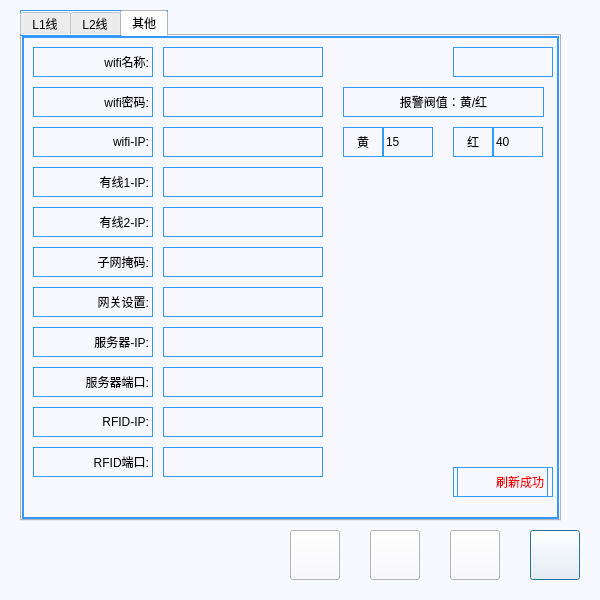
<?xml version="1.0" encoding="UTF-8"?>
<ui version="4.0">
 <class>settingsWindow</class>
 <widget class="QDialog" name="settingsWindow">
  <property name="geometry">
   <rect>
    <x>0</x>
    <y>0</y>
    <width>600</width>
    <height>600</height>
   </rect>
  </property>
  <property name="windowTitle">
   <string>Dialog</string>
  </property>
  <property name="styleSheet">
   <string notr="true">background-color: rgb(248, 248, 255);</string>
  </property>
  <widget class="QPushButton" name="but_close">
   <property name="geometry">
    <rect>
     <x>563</x>
     <y>0</y>
     <width>38</width>
     <height>38</height>
    </rect>
   </property>
   <property name="focusPolicy">
    <enum>Qt::NoFocus</enum>
   </property>
   <property name="styleSheet">
    <string notr="true">border-image: url(:/icon/close.bmp);</string>
   </property>
   <property name="text">
    <string/>
   </property>
   <property name="flat">
    <bool>true</bool>
   </property>
  </widget>
  <widget class="QTabWidget" name="tabWidget">
   <property name="geometry">
    <rect>
     <x>20</x>
     <y>10</y>
     <width>541</width>
     <height>511</height>
    </rect>
   </property>
   <property name="focusPolicy">
    <enum>Qt::NoFocus</enum>
   </property>
   <property name="styleSheet">
    <string notr="true">font: 14pt &quot;黑体&quot;;
border-width:1px; 
border-style:solid; 
border-color:rgb(51, 153, 255); 
margin-top: 0ex;</string>
   </property>
   <property name="currentIndex">
    <number>2</number>
   </property>
   <widget class="QWidget" name="tab">
    <attribute name="title">
     <string>L1线</string>
    </attribute>
    <widget class="QListWidget" name="listWidget">
     <property name="geometry">
      <rect>
       <x>0</x>
       <y>0</y>
       <width>540</width>
       <height>481</height>
      </rect>
     </property>
     <property name="styleSheet">
      <string notr="true">QListWidget::item{/*子项样式*/
height:40px;/*高度*/
}</string>
     </property>
    </widget>
   </widget>
   <widget class="QWidget" name="tab_2">
    <attribute name="title">
     <string>L2线</string>
    </attribute>
    <widget class="QListWidget" name="listWidget_2">
     <property name="geometry">
      <rect>
       <x>0</x>
       <y>0</y>
       <width>540</width>
       <height>481</height>
      </rect>
     </property>
     <property name="styleSheet">
      <string notr="true">QListWidget::item{/*子项样式*/
height:40px;/*高度*/
}</string>
     </property>
    </widget>
   </widget>
   <widget class="QWidget" name="tab_3">
    <attribute name="title">
     <string>其他</string>
    </attribute>
    <widget class="QLabel" name="label">
     <property name="geometry">
      <rect>
       <x>10</x>
       <y>10</y>
       <width>120</width>
       <height>30</height>
      </rect>
     </property>
     <property name="text">
      <string>wifi名称:</string>
     </property>
     <property name="alignment">
      <set>Qt::AlignRight|Qt::AlignTrailing|Qt::AlignVCenter</set>
     </property>
    </widget>
    <widget class="QLineEdit" name="ssid">
     <property name="geometry">
      <rect>
       <x>140</x>
       <y>10</y>
       <width>160</width>
       <height>30</height>
      </rect>
     </property>
    </widget>
    <widget class="QLineEdit" name="appswd">
     <property name="geometry">
      <rect>
       <x>140</x>
       <y>50</y>
       <width>160</width>
       <height>30</height>
      </rect>
     </property>
    </widget>
    <widget class="QLabel" name="label_2">
     <property name="geometry">
      <rect>
       <x>10</x>
       <y>50</y>
       <width>120</width>
       <height>30</height>
      </rect>
     </property>
     <property name="text">
      <string>wifi密码:</string>
     </property>
     <property name="alignment">
      <set>Qt::AlignRight|Qt::AlignTrailing|Qt::AlignVCenter</set>
     </property>
    </widget>
    <widget class="QLineEdit" name="ap_ip">
     <property name="geometry">
      <rect>
       <x>140</x>
       <y>90</y>
       <width>160</width>
       <height>30</height>
      </rect>
     </property>
    </widget>
    <widget class="QLabel" name="label_3">
     <property name="geometry">
      <rect>
       <x>10</x>
       <y>90</y>
       <width>120</width>
       <height>30</height>
      </rect>
     </property>
     <property name="text">
      <string>wifi-IP:</string>
     </property>
     <property name="alignment">
      <set>Qt::AlignRight|Qt::AlignTrailing|Qt::AlignVCenter</set>
     </property>
    </widget>
    <widget class="QLineEdit" name="local_ip_1">
     <property name="geometry">
      <rect>
       <x>140</x>
       <y>130</y>
       <width>160</width>
       <height>30</height>
      </rect>
     </property>
    </widget>
    <widget class="QLabel" name="label_4">
     <property name="geometry">
      <rect>
       <x>10</x>
       <y>130</y>
       <width>120</width>
       <height>30</height>
      </rect>
     </property>
     <property name="text">
      <string>有线1-IP:</string>
     </property>
     <property name="alignment">
      <set>Qt::AlignRight|Qt::AlignTrailing|Qt::AlignVCenter</set>
     </property>
    </widget>
    <widget class="QLineEdit" name="local_ip_2">
     <property name="geometry">
      <rect>
       <x>140</x>
       <y>170</y>
       <width>160</width>
       <height>30</height>
      </rect>
     </property>
    </widget>
    <widget class="QLabel" name="label_5">
     <property name="geometry">
      <rect>
       <x>10</x>
       <y>170</y>
       <width>120</width>
       <height>30</height>
      </rect>
     </property>
     <property name="text">
      <string>有线2-IP:</string>
     </property>
     <property name="alignment">
      <set>Qt::AlignRight|Qt::AlignTrailing|Qt::AlignVCenter</set>
     </property>
    </widget>
    <widget class="QLineEdit" name="netmask">
     <property name="geometry">
      <rect>
       <x>140</x>
       <y>210</y>
       <width>160</width>
       <height>30</height>
      </rect>
     </property>
    </widget>
    <widget class="QLabel" name="label_6">
     <property name="geometry">
      <rect>
       <x>10</x>
       <y>210</y>
       <width>120</width>
       <height>30</height>
      </rect>
     </property>
     <property name="text">
      <string>子网掩码:</string>
     </property>
     <property name="alignment">
      <set>Qt::AlignRight|Qt::AlignTrailing|Qt::AlignVCenter</set>
     </property>
    </widget>
    <widget class="QLineEdit" name="gateway">
     <property name="geometry">
      <rect>
       <x>140</x>
       <y>250</y>
       <width>160</width>
       <height>30</height>
      </rect>
     </property>
    </widget>
    <widget class="QLabel" name="label_7">
     <property name="geometry">
      <rect>
       <x>10</x>
       <y>250</y>
       <width>120</width>
       <height>30</height>
      </rect>
     </property>
     <property name="text">
      <string>网关设置:</string>
     </property>
     <property name="alignment">
      <set>Qt::AlignRight|Qt::AlignTrailing|Qt::AlignVCenter</set>
     </property>
    </widget>
    <widget class="QLineEdit" name="server_ip">
     <property name="geometry">
      <rect>
       <x>140</x>
       <y>290</y>
       <width>160</width>
       <height>30</height>
      </rect>
     </property>
    </widget>
    <widget class="QLabel" name="label_8">
     <property name="geometry">
      <rect>
       <x>10</x>
       <y>290</y>
       <width>120</width>
       <height>30</height>
      </rect>
     </property>
     <property name="text">
      <string>服务器-IP:</string>
     </property>
     <property name="alignment">
      <set>Qt::AlignRight|Qt::AlignTrailing|Qt::AlignVCenter</set>
     </property>
    </widget>
    <widget class="QLineEdit" name="server_port">
     <property name="geometry">
      <rect>
       <x>140</x>
       <y>330</y>
       <width>160</width>
       <height>30</height>
      </rect>
     </property>
    </widget>
    <widget class="QLabel" name="label_9">
     <property name="geometry">
      <rect>
       <x>10</x>
       <y>330</y>
       <width>120</width>
       <height>30</height>
      </rect>
     </property>
     <property name="text">
      <string>服务器端口:</string>
     </property>
     <property name="alignment">
      <set>Qt::AlignRight|Qt::AlignTrailing|Qt::AlignVCenter</set>
     </property>
    </widget>
    <widget class="QPushButton" name="but_calibration">
     <property name="geometry">
      <rect>
       <x>430</x>
       <y>10</y>
       <width>100</width>
       <height>30</height>
      </rect>
     </property>
     <property name="focusPolicy">
      <enum>Qt::NoFocus</enum>
     </property>
     <property name="styleSheet">
      <string notr="true">border-image: url(:/icon/blue_1.bmp);
font: 14pt &quot;黑体&quot;;
color: rgb(248, 248, 255);</string>
     </property>
     <property name="text">
      <string>屏幕校准</string>
     </property>
    </widget>
    <widget class="QLabel" name="label_10">
     <property name="geometry">
      <rect>
       <x>10</x>
       <y>370</y>
       <width>120</width>
       <height>30</height>
      </rect>
     </property>
     <property name="text">
      <string>RFID-IP:</string>
     </property>
     <property name="alignment">
      <set>Qt::AlignRight|Qt::AlignTrailing|Qt::AlignVCenter</set>
     </property>
    </widget>
    <widget class="QLineEdit" name="rfid_port">
     <property name="geometry">
      <rect>
       <x>140</x>
       <y>410</y>
       <width>160</width>
       <height>30</height>
      </rect>
     </property>
    </widget>
    <widget class="QLabel" name="label_11">
     <property name="geometry">
      <rect>
       <x>10</x>
       <y>410</y>
       <width>120</width>
       <height>30</height>
      </rect>
     </property>
     <property name="text">
      <string>RFID端口:</string>
     </property>
     <property name="alignment">
      <set>Qt::AlignRight|Qt::AlignTrailing|Qt::AlignVCenter</set>
     </property>
    </widget>
    <widget class="QLineEdit" name="rfid_ip">
     <property name="geometry">
      <rect>
       <x>140</x>
       <y>370</y>
       <width>160</width>
       <height>30</height>
      </rect>
     </property>
    </widget>
    <widget class="QPushButton" name="but_clearData">
     <property name="geometry">
      <rect>
       <x>430</x>
       <y>430</y>
       <width>100</width>
       <height>30</height>
      </rect>
     </property>
     <property name="focusPolicy">
      <enum>Qt::NoFocus</enum>
     </property>
     <property name="styleSheet">
      <string notr="true">border-image: url(:/icon/blue_1.bmp);
font: 14pt &quot;黑体&quot;;
color: rgb(248, 248, 255);</string>
     </property>
     <property name="text">
      <string>刷新数据</string>
     </property>
    </widget>
    <widget class="QLabel" name="label_flushMsg">
     <property name="geometry">
      <rect>
       <x>434</x>
       <y>430</y>
       <width>91</width>
       <height>30</height>
      </rect>
     </property>
     <property name="styleSheet">
      <string notr="true">color: rgb(255, 0, 0);</string>
     </property>
     <property name="text">
      <string>刷新成功</string>
     </property>
     <property name="alignment">
      <set>Qt::AlignRight|Qt::AlignTrailing|Qt::AlignVCenter</set>
     </property>
    </widget>
    <widget class="QLabel" name="label_12">
     <property name="geometry">
      <rect>
       <x>320</x>
       <y>50</y>
       <width>201</width>
       <height>30</height>
      </rect>
     </property>
     <property name="layoutDirection">
      <enum>Qt::RightToLeft</enum>
     </property>
     <property name="text">
      <string>报警阀值：黄/红</string>
     </property>
     <property name="alignment">
      <set>Qt::AlignCenter</set>
     </property>
    </widget>
    <widget class="QLineEdit" name="warning_setVal">
     <property name="geometry">
      <rect>
       <x>360</x>
       <y>90</y>
       <width>50</width>
       <height>30</height>
      </rect>
     </property>
     <property name="text">
      <string>15</string>
     </property>
    </widget>
    <widget class="QLabel" name="label_13">
     <property name="geometry">
      <rect>
       <x>320</x>
       <y>90</y>
       <width>40</width>
       <height>30</height>
      </rect>
     </property>
     <property name="layoutDirection">
      <enum>Qt::RightToLeft</enum>
     </property>
     <property name="text">
      <string>黄</string>
     </property>
     <property name="alignment">
      <set>Qt::AlignCenter</set>
     </property>
    </widget>
    <widget class="QLineEdit" name="alarm_setVal">
     <property name="geometry">
      <rect>
       <x>470</x>
       <y>90</y>
       <width>50</width>
       <height>30</height>
      </rect>
     </property>
     <property name="text">
      <string>40</string>
     </property>
    </widget>
    <widget class="QLabel" name="label_14">
     <property name="geometry">
      <rect>
       <x>430</x>
       <y>90</y>
       <width>40</width>
       <height>30</height>
      </rect>
     </property>
     <property name="layoutDirection">
      <enum>Qt::RightToLeft</enum>
     </property>
     <property name="text">
      <string>红</string>
     </property>
     <property name="alignment">
      <set>Qt::AlignCenter</set>
     </property>
    </widget>
   </widget>
  </widget>
  <widget class="QPushButton" name="but_save">
   <property name="geometry">
    <rect>
     <x>530</x>
     <y>530</y>
     <width>50</width>
     <height>50</height>
    </rect>
   </property>
   <property name="styleSheet">
    <string notr="true">border-image: url(:/icon/saves.bmp);
</string>
   </property>
   <property name="text">
    <string/>
   </property>
  </widget>
  <widget class="QPushButton" name="but_cancel">
   <property name="geometry">
    <rect>
     <x>450</x>
     <y>530</y>
     <width>50</width>
     <height>50</height>
    </rect>
   </property>
   <property name="styleSheet">
    <string notr="true">border-image: url(:/icon/cancel.bmp);
</string>
   </property>
   <property name="text">
    <string/>
   </property>
  </widget>
  <widget class="QPushButton" name="but_add">
   <property name="geometry">
    <rect>
     <x>290</x>
     <y>530</y>
     <width>50</width>
     <height>50</height>
    </rect>
   </property>
   <property name="styleSheet">
    <string notr="true">border-image: url(:/icon/add.bmp);
</string>
   </property>
   <property name="text">
    <string/>
   </property>
  </widget>
  <widget class="QPushButton" name="but_delete">
   <property name="geometry">
    <rect>
     <x>370</x>
     <y>530</y>
     <width>50</width>
     <height>50</height>
    </rect>
   </property>
   <property name="styleSheet">
    <string notr="true">border-image: url(:/icon/delete.bmp);
</string>
   </property>
   <property name="text">
    <string/>
   </property>
  </widget>
 </widget>
 <resources/>
 <connections/>
</ui>
